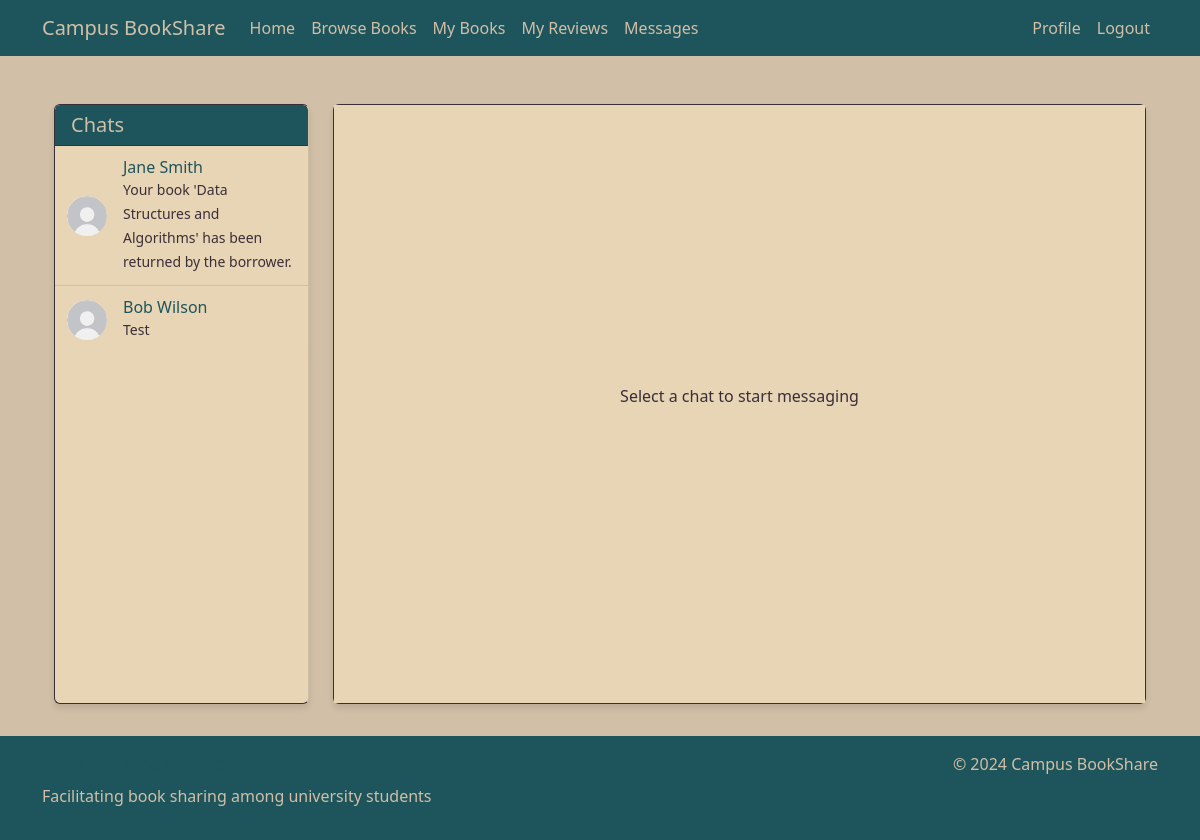
The app's page /messages?message_id=11 (signed in), older data.
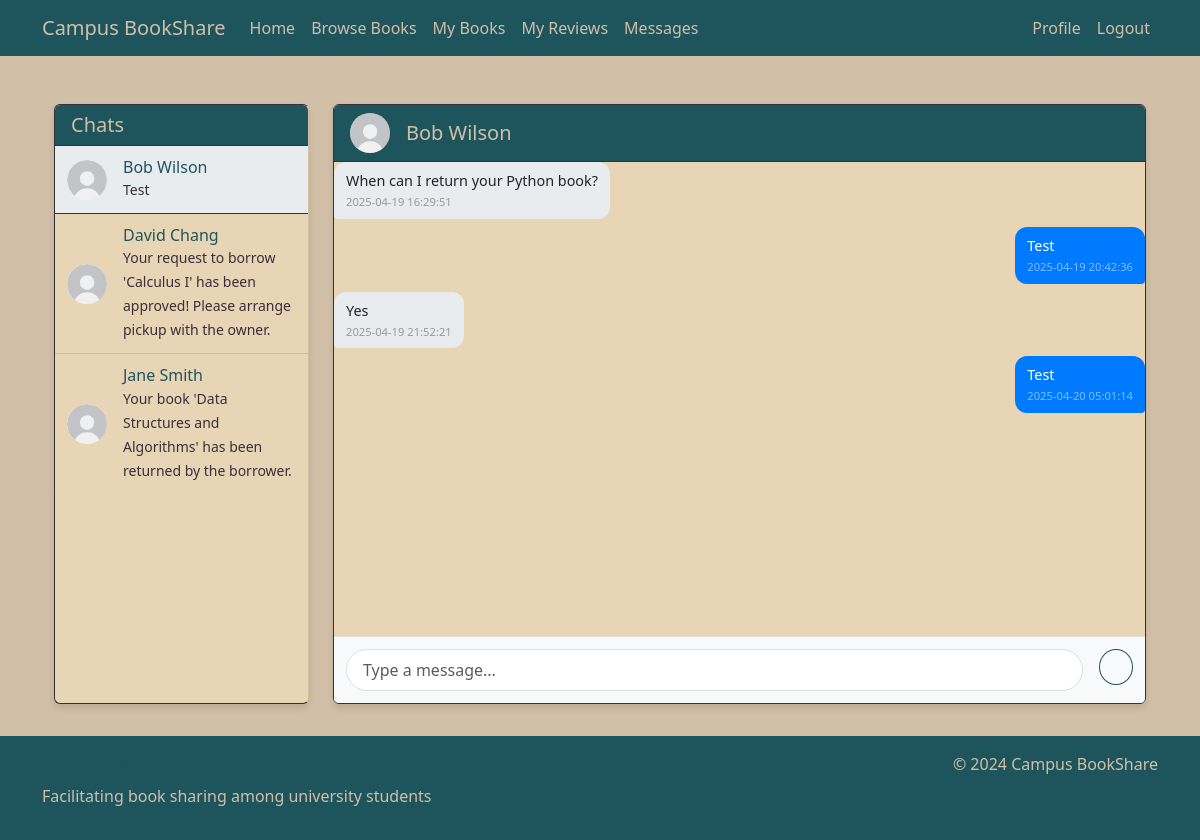
The same page, newer data.
### tables this page shows
CREATE TABLE Users (
        user_id INTEGER PRIMARY KEY AUTOINCREMENT,
        name TEXT NOT NULL,
        email TEXT NOT NULL UNIQUE,
        password TEXT NOT NULL,
        profile_image TEXT,
        location TEXT
    );

CREATE TABLE Messages (
        message_id INTEGER PRIMARY KEY AUTOINCREMENT,
        sender_id INTEGER,
        receiver_id INTEGER,
        content TEXT NOT NULL,
        timestamp TEXT NOT NULL,
        FOREIGN KEY (sender_id) REFERENCES Users(user_id),
        FOREIGN KEY (receiver_id) REFERENCES Users(user_id)
    );

### app.py (the view)
@app.route('/messages')
@login_required
def messages():
    conn = get_db_connection()
    chats = conn.execute('''
        SELECT DISTINCT u.user_id, u.name, u.profile_image,
               (SELECT m.message_id
                FROM Messages m
                WHERE (m.sender_id = ? AND m.receiver_id = u.user_id)
                   OR (m.sender_id = u.user_id AND m.receiver_id = ?)
                ORDER BY m.timestamp DESC
                LIMIT 1) as last_message_id,
               (SELECT m.content
                FROM Messages m
                WHERE (m.sender_id = ? AND m.receiver_id = u.user_id)
                   OR (m.sender_id = u.user_id AND m.receiver_id = ?)
                ORDER BY m.timestamp DESC
                LIMIT 1) as last_message_preview
        FROM Messages m
        JOIN Users u ON (m.sender_id = u.user_id AND m.receiver_id = ?)
                    OR (m.sender_id = ? AND m.receiver_id = u.user_id)
        WHERE u.user_id != ?
        GROUP BY u.user_id
        ORDER BY last_message_id DESC
    ''', (session['user_id'], session['user_id'],
          session['user_id'], session['user_id'],
          session['user_id'], session['user_id'],
          session['user_id'])).fetchall()
    current_chat_user = None
    chat_messages = []
    message_id = request.args.get('message_id', type=int)
    user_id = request.args.get('user_id', type=int)
    if user_id:
        current_chat_user = conn.execute('''
            SELECT user_id, name, profile_image
            FROM Users
            WHERE user_id = ?
        ''', (user_id,)).fetchone()
        if current_chat_user:
            chat_messages = conn.execute('''
                SELECT m.*,
                       sender.name as sender_name, sender.profile_image as sender_image,
                       receiver.name as receiver_name, receiver.profile_image as receiver_image
                FROM Messages m
                JOIN Users sender ON m.sender_id = sender.user_id
                JOIN Users receiver ON m.receiver_id = receiver.user_id
                WHERE (m.sender_id = ? AND m.receiver_id = ?)
                   OR (m.sender_id = ? AND m.receiver_id = ?)
                ORDER BY m.timestamp ASC
            ''', (session['user_id'], user_id, user_id, session['user_id'])).fetchall()
    elif message_id:
        message = conn.execute('''
            SELECT sender_id, receiver_id
            FROM Messages
            WHERE message_id = ? AND (sender_id = ? OR receiver_id = ?)
        ''', (message_id, session['user_id'], session['user_id'])).fetchone()
        if message:
            other_user_id = message['sender_id'] if message['sender_id'] != session['user_id'] else message['receiver_id']
            current_chat_user = conn.execute('''
                SELECT user_id, name, profile_image
                FROM Users
                WHERE user_id = ?
            ''', (other_user_id,)).fetchone()
            if current_chat_user:
                chat_messages = conn.execute('''
                    SELECT m.*,
                           sender.name as sender_name, sender.profile_image as sender_image,
                           receiver.name as receiver_name, receiver.profile_image as receiver_image
                    FROM Messages m
                    JOIN Users sender ON m.sender_id = sender.user_id
                    JOIN Users receiver ON m.receiver_id = receiver.user_id
                    WHERE (m.sender_id = ? AND m.receiver_id = ?)
                       OR (m.sender_id = ? AND m.receiver_id = ?)
                    ORDER BY m.timestamp ASC
                ''', (session['user_id'], other_user_id, other_user_id, session['user_id'])).fetchall()
    conn.close()
    return render_template('messages.html',
                         chats=chats,
                         current_chat_user=current_chat_user,
                         chat_messages=chat_messages)

### app.py (called while the page is built)
def get_db_connection():
    conn = sqlite3.connect('database.db')
    conn.row_factory = sqlite3.Row
    return conn

def login_required(f):
    @wraps(f)
    def decorated_function(*args, **kwargs):
        if 'user_id' not in session:
            flash('Please log in to access this page.', 'warning')
            return redirect(url_for('login'))
        return f(*args, **kwargs) # Returns original function if logged in
    return decorated_function

### templates/messages.html (shortened to what this page needs)
{% extends "base.html" %}
{% block content %}
<div class="container messages-container">
    <div class="row h-100">
        <div class="col-md-3 h-100">
            <div class="card messages-sidebar">
                <div class="card-header">
                    <h5 class="mb-0">Chats</h5>
                </div>
                <div class="list-group list-group-flush">
                    {% for chat in chats %}
                        <a href="{{ url_for('messages', message_id=chat.last_message_id) }}"
                           class="list-group-item list-group-item-action {% if chat.user_id == current_chat_user.user_id %}active{% endif %}">
                            <div class="d-flex align-items-center">
                                <img src="{{ chat.profile_image or url_for('static', filename='images/default-avatar.png') }}"
                                     class="rounded-circle me-3 profile-image-small"
                                     alt="{{ chat.name }}">
                                <div class="flex-grow-1">
                                    <div class="d-flex justify-content-between align-items-center">
                                        <h6 class="mb-0">{{ chat.name }}</h6>
                                    </div>
                                    <small class="text-muted">{{ chat.last_message_preview }}</small>
                                </div>
                            </div>
                        </a>
                    {% endfor %}
                </div>
            </div>
        </div>
        <div class="col-md-9 h-100">
            <div class="card messages-list">
                {% if current_chat_user %}
                    <div class="card-header d-flex justify-content-between align-items-center">
                        <div class="d-flex align-items-center">
                            <img src="{{ current_chat_user.profile_image or url_for('static', filename='images/default-avatar.png') }}"
                                 class="rounded-circle me-3 profile-image-small"
                                 alt="{{ current_chat_user.name }}">
                            <h5 class="mb-0">{{ current_chat_user.name }}</h5>
                        </div>
                    </div>
                    <div class="card-body chat-messages">
                        {% for message in chat_messages %}
                            <div class="message-bubble {% if message.sender_id == session['user_id'] %}sent{% else %}received{% endif %}">
                                <div class="message-content">
                                    {{ message.content }}
                                </div>
                                <small class="message-time">{{ message.timestamp }}</small>
                            </div>
                        {% endfor %}
                    </div>
                    <div class="card-footer">
                        <form action="{{ url_for('send_message') }}" method="POST" class="d-flex">
                            <input type="text" name="content" class="form-control me-2" placeholder="Type a message...">
                            <button type="submit" class="btn btn-outline-primary">
                            </button>
                        </form>
                    </div>
                {% else %}
                    <div class="card-body d-flex align-items-center justify-content-center">
                        <div class="text-center">
                            <p class="text-muted">Select a chat to start messaging</p>
                        </div>
                    </div>
                {% endif %}
            </div>
        </div>
    </div>
</div>
{% endblock %}

Row changes from the older to the newer data that the page shows:
shown differently, row unchanged: Users "Bob Wilson": name (not shown) → "Bob Wilson"; moves up the list
added Users: profile_image (placeholder picture), name "David Chang", last_message_preview "Your request to borrow 'Calculus I' has been approved! Please arrange pickup with the owner."
now on this page (row unchanged): Messages: content "When can I return your Python book?", timestamp "2025-04-19 16:29:51"
now on this page (row unchanged): Messages: content "Test", timestamp "2025-04-19 20:42:36"
added Messages: content "Yes", timestamp "2025-04-19 21:52:21"
added Messages: content "Test", timestamp "2025-04-20 05:01:14"
Text that changed along with them:
text no longer shown: "Select a chat to start messaging"
